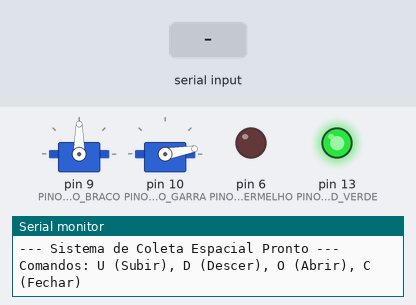
The sketch below on a simulated Arduino Uno, built with avr-gcc and run on an emulated ATmega328P. On the bench: 2 × servo, output pins drawn as LEDs (lit = HIGH), the last lines printed to the serial monitor. Inputs (shaded band) come from the test bench.

Above: at 1.2 s.
1.3 s: "U\n" received over Serial
At 2.5 s:
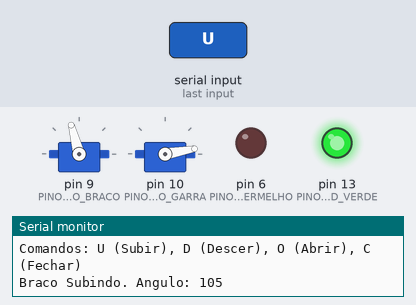
2.8 s: "C\n" received over Serial
At 3.6 s:
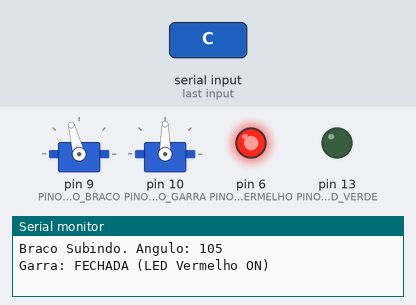
4.3 s: "D\n" received over Serial
At 4.7 s:
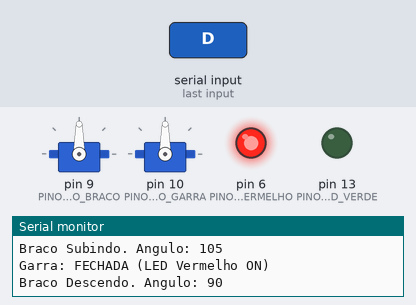
5.8 s: "D\n" received over Serial
At 7.0 s:
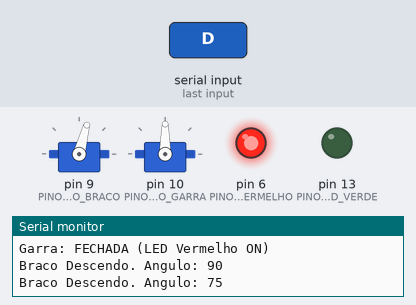
7.3 s: "O\n" received over Serial
At 8.2 s:
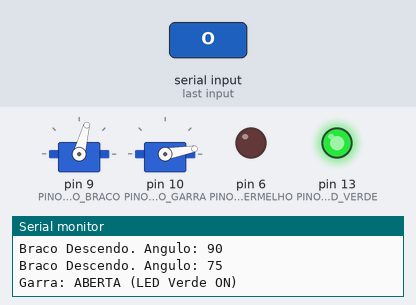
Timing chart, 0 to 9.8 s (numbered marks = the images above; inputs shaded):
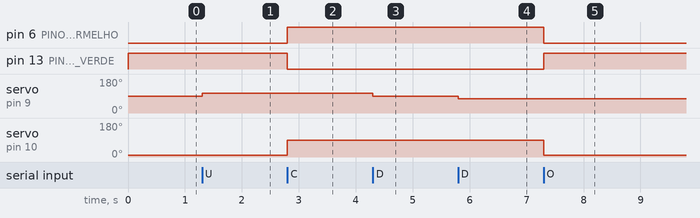

The sketch:

grand_jaiks1.ino
```cpp
#include <Servo.h>


// Definição dos pinos dos Servomotores

const int PINO_SERVO_BRACO = 9;

const int PINO_SERVO_GARRA = 10;


// Configuração exata dos seus LEDs atuais

const int PINO_LED_VERMELHO = 6;  // LED Vermelho conectado ao pino 6

const int PINO_LED_VERDE = 13;    // LED Verde conectado ao pino 13


// Criação dos objetos Servo

Servo servoBraco;

Servo servoGarra;


int posBraco = 90;

int posGarra = 10;


void setup() {

  Serial.begin(9600);


  // Conecta os servos aos seus respectivos pinos

  servoBraco.attach(PINO_SERVO_BRACO);

  servoGarra.attach(PINO_SERVO_GARRA);


  // Configura os pinos dos LEDs como saída

  pinMode(PINO_LED_VERDE, OUTPUT);

  pinMode(PINO_LED_VERMELHO, OUTPUT);


  // Posiciona os servos no estado inicial

  servoBraco.write(posBraco);

  servoGarra.write(posGarra);


  // Estado Inicial: Garra começa aberta (Verde LIGADO, Vermelho DESLIGADO)

  digitalWrite(PINO_LED_VERDE, HIGH);

  digitalWrite(PINO_LED_VERMELHO, LOW);


  Serial.println("--- Sistema de Coleta Espacial Pronto ---");

  Serial.println("Comandos: U (Subir), D (Descer), O (Abrir), C (Fechar)");

}


void loop() {

  if (Serial.available() > 0) {

    char comando = Serial.read();


    switch (toupper(comando)) {


      case 'U': // Sobe o braço

        if (posBraco < 180) {

          posBraco += 15;

          if (posBraco > 180) posBraco = 180;

          servoBraco.write(posBraco);

          Serial.print("Braco Subindo. Angulo: ");

          Serial.println(posBraco);

        }

        break;


      case 'D': // Desce o braço

        if (posBraco > 0) {

          posBraco -= 15;

          if (posBraco < 0) posBraco = 0;

          servoBraco.write(posBraco);

          Serial.print("Braco Descendo. Angulo: ");

          Serial.println(posBraco);

        }

        break;


      case 'O': // Abrir a garra

        posGarra = 10;

        servoGarra.write(posGarra);


        // Alterna os LEDs: Garra aberta = Verde ON, Vermelho OFF

        digitalWrite(PINO_LED_VERDE, HIGH);

        digitalWrite(PINO_LED_VERMELHO, LOW);


        Serial.println("Garra: ABERTA (LED Verde ON)");

        break;


      case 'C': // Fechar a garra

        posGarra = 90;

        servoGarra.write(posGarra);


        // Alterna os LEDs: Garra fechada = Verde OFF, Vermelho ON

        digitalWrite(PINO_LED_VERDE, LOW);

        digitalWrite(PINO_LED_VERMELHO, HIGH);


        Serial.println("Garra: FECHADA (LED Vermelho ON)");

        break;


      case '\n':

      case '\r':

        break;


      default:

        break;

    }

  }

}
```

Measured:
- after the input at 1.3 s, servo on pin 9 (PINO_SERVO_BRACO): 90° → 105° at once
- after the input at 2.8 s, pin 6 (PINO_LED_VERMELHO): LOW → HIGH at once; pin 13 (PINO_LED_VERDE): HIGH → LOW at once; servo on pin 10 (PINO_SERVO_GARRA): 10° → 90° at once
- after the input at 4.3 s, servo on pin 9 (PINO_SERVO_BRACO): 105° → 90° at once
- after the input at 5.8 s, servo on pin 9 (PINO_SERVO_BRACO): 90° → 75° at once
- after the input at 7.3 s, pin 6 (PINO_LED_VERMELHO): HIGH → LOW at once; pin 13 (PINO_LED_VERDE): LOW → HIGH at once; servo on pin 10 (PINO_SERVO_GARRA): 90° → 10° at once
